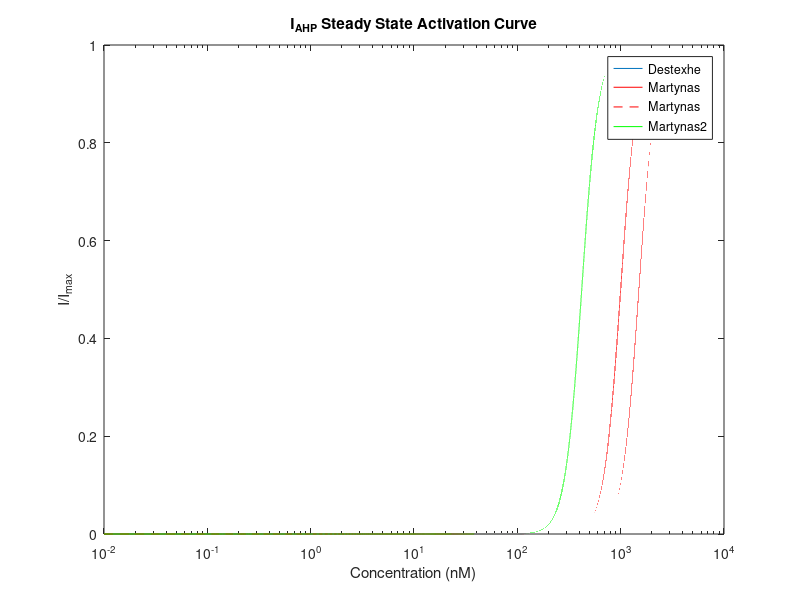
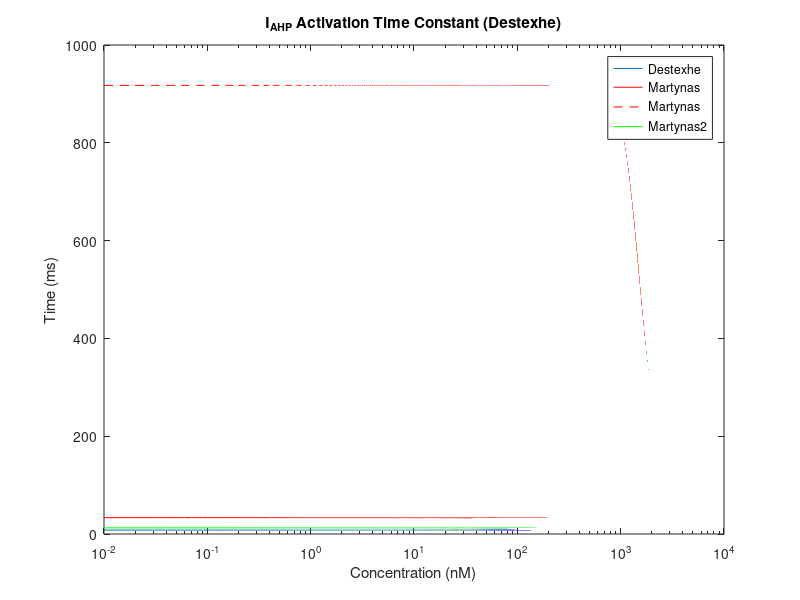

Write MATLAB code to recreate these figures, in order.
% I_AHP model in NRT neurons.

close all
clc

celsius = 35;
Cai = (0:0.01:4000)/1e6; % mM; *1e3 uM; *1e6 nM

% Destexhe:
beta = 0.03;
Cac	= 0.025;
power = 2;

% Martynas:
% Kd = 0.05;
% Kd2 = 0.0023;
% K_half1 = 0.00005;
% K_half2 = 0.00005;
% Hill = 5.3;
% Hill_tau = 5.3;
% tau_m1_min = 1;
% tau_m2_min = 400;

% Martynas2:
Kd = 0.05;
Kd2 = 0.0012;
Kd3 = 1;
K_half1 = 0.001; %0.00032;
K_half2 = 0.0015; %0.00032;
K_half3 = 0.00042;
Hill = 5.3;
Hill3 = 5.3;
Hill_tau = 5.3;
Hill_tau3 = 5.3;
tau_m1_min = 15; %11.65;
tau_m2_min = 150; %830;
tau_m3_min = 11.65;

% Steady state activation curve:
figure('Units', 'normalized', 'Position', [0,.01, .48, .89]);
Car = (Cai/Cac).^power;
m_inf_D = zeros(1,length(Cai));
for i = 1:length(Cai)
	m_inf_D(i) = Car(i) / ( 0.5 + Car(i) );
end
m1_inf = 1 ./ ((K_half1 ./ Cai).^Hill + 1);
m2_inf = 1 ./ ((K_half2 ./ Cai).^Hill + 1);
m3_inf = 1 ./ ((K_half3 ./ Cai).^Hill3 + 1);
semilogx(Cai*1e6, m_inf_D)
hold on
semilogx(Cai*1e6, m1_inf, 'r')
semilogx(Cai*1e6, m2_inf, 'r--')
semilogx(Cai*1e6, m3_inf, 'g')
title('I_A_H_P Steady State Activation Curve')
xlabel('Concentration (nM)')
ylabel('I/I_m_a_x')
legend('Destexhe', 'Martynas', 'Martynas', 'Martynas2')
hold off

% Activation time constant:
figure('Units', 'normalized', 'Position', [0,.01, .48, .89]);
phi = 3.0 ^ ((celsius-22)/10);
tau_m_D = 1 / beta ./ (1 + Car) / phi;
phi = 3.0 ^ ((celsius-34.25)/10);
tau_m = ((1 / Kd) ./ ((Cai / K_half1).^Hill_tau + 1) / phi) + tau_m1_min;
tau_m2 = ((1 / Kd2) ./ ((Cai / K_half2).^Hill_tau + 1) / phi) + tau_m2_min;
tau_m3 = ((1 / Kd3) ./ ((Cai / K_half3).^Hill_tau3 + 1) / phi) + tau_m3_min;
semilogx(Cai*1e6, tau_m_D)
hold on
semilogx(Cai*1e6, tau_m, 'r')
semilogx(Cai*1e6, tau_m2, 'r--')
semilogx(Cai*1e6, tau_m3, 'g')
title('I_A_H_P Activation Time Constant (Destexhe)')
xlabel('Concentration (nM)')
ylabel('Time (ms)')
legend('Destexhe', 'Martynas', 'Martynas', 'Martynas2')
hold off